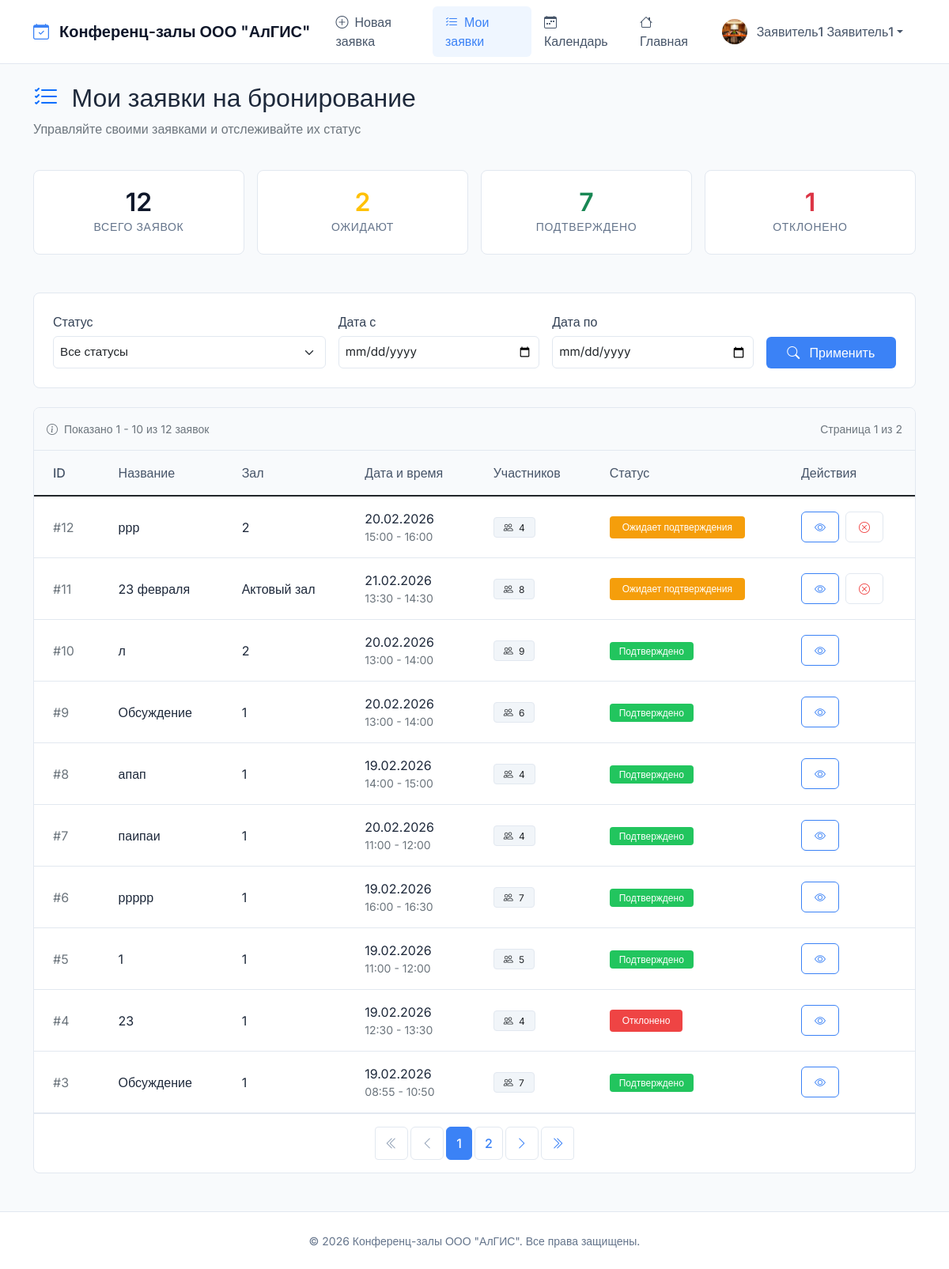
Page /my-bookings/ (signed in) on the earlier database version.
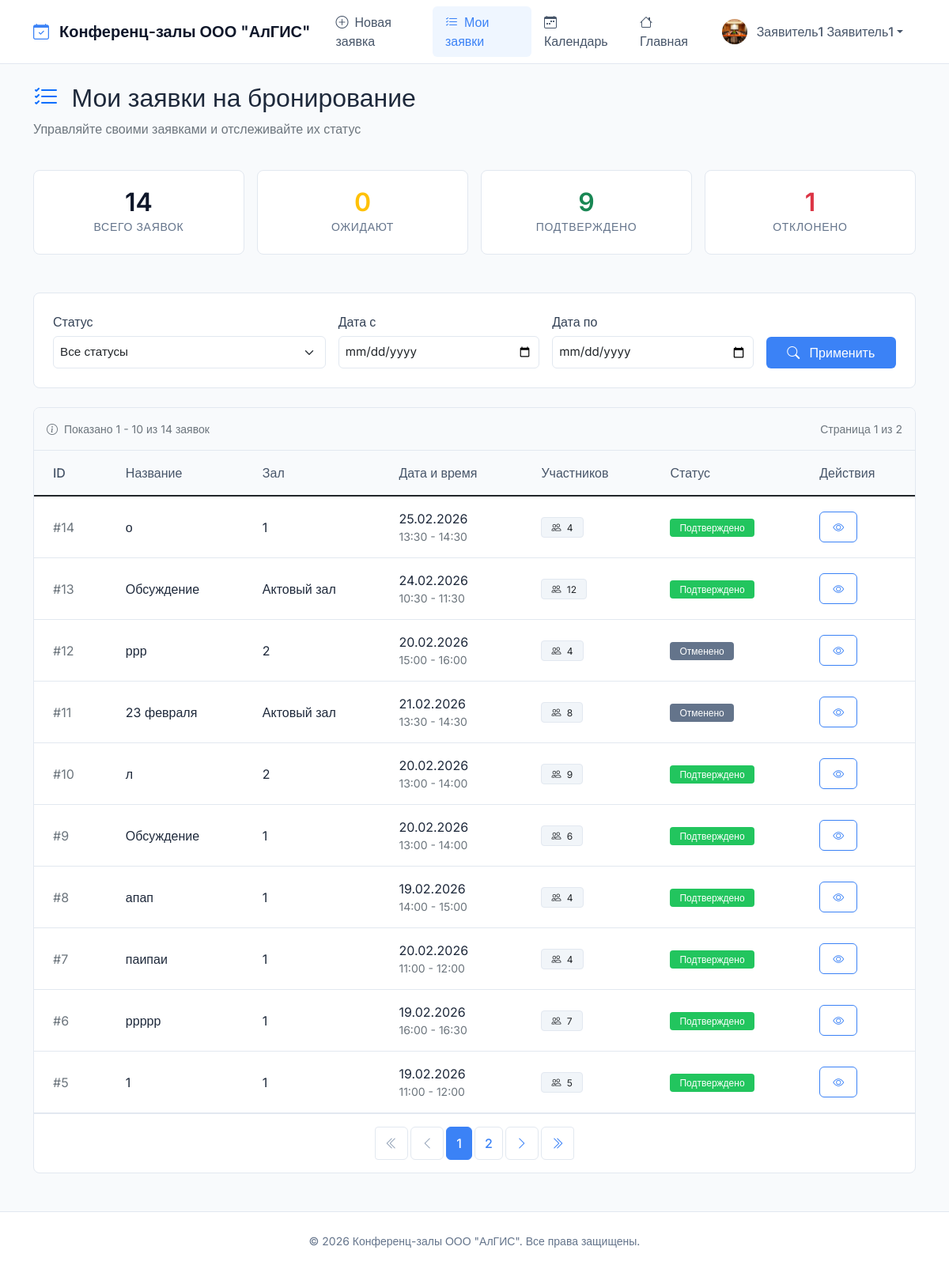
Same page on the later database version.
### bookings/models.py (models this page shows, shortened)
class Booking(models.Model):
    STATUS_CHOICES = (
        ('pending', 'Ожидает подтверждения'),
        ('approved', 'Подтверждено'),
        ('rejected', 'Отклонено'),
        ('cancelled', 'Отменено'),
    )
    room = models.ForeignKey(ConferenceRoom, on_delete=models.CASCADE, verbose_name="Зал", related_name='bookings')
    requester = models.ForeignKey(User, on_delete=models.CASCADE, related_name='bookings', verbose_name="Заявитель")
    title = models.CharField(max_length=200, verbose_name="Название мероприятия")
    description = models.TextField(verbose_name="Описание")
    start_time = models.DateTimeField(verbose_name="Начало")
    end_time = models.DateTimeField(verbose_name="Окончание")
    participants_count = models.PositiveIntegerField(verbose_name="Количество участников")
    status = models.CharField(max_length=20, choices=STATUS_CHOICES, default='pending', verbose_name="Статус")
    created_at = models.DateTimeField(auto_now_add=True, verbose_name="Создано")
    updated_at = models.DateTimeField(auto_now=True, verbose_name="Обновлено")
    moderated_by = models.ForeignKey(User, null=True, blank=True, on_delete=models.SET_NULL,
                                     related_name='moderated_bookings', verbose_name="Модератор")
    moderation_comment = models.TextField(blank=True, verbose_name="Комментарий модератора")
    class Meta:
        verbose_name = "Бронирование"
        verbose_name_plural = "Бронирования"
        ordering = ['-start_time']
        indexes = [
            models.Index(fields=['start_time', 'end_time']),
            models.Index(fields=['status']),
            models.Index(fields=['room', 'status']),
        ]

class ConferenceRoom(models.Model):
    name = models.CharField(max_length=100, verbose_name="Название")
    capacity = models.PositiveIntegerField(verbose_name="Вместимость")
    location = models.CharField(max_length=200, verbose_name="Местоположение")
    description = models.TextField(blank=True, verbose_name="Описание")
    has_projector = models.BooleanField(default=False, verbose_name="Проектор")
    has_video_conference = models.BooleanField(default=False, verbose_name="Видеоконференция")
    has_whiteboard = models.BooleanField(default=False, verbose_name="Доска")
    is_active = models.BooleanField(default=True, verbose_name="Активен")
    image = models.ImageField(upload_to='rooms/', blank=True, null=True, verbose_name="Изображение")
    created_at = models.DateTimeField(auto_now_add=True, verbose_name="Дата создания")
    updated_at = models.DateTimeField(auto_now=True, verbose_name="Дата обновления")
    class Meta:
        verbose_name = "Конференц-зал"
        verbose_name_plural = "Конференц-залы"
        ordering = ['name']

### bookings/views.py (the view)
# urls.py: path('my-bookings/', views.my_bookings, name='my_bookings'),
@requester_required
def my_bookings(request):
    status_filter = request.GET.get('status', 'all')
    date_from = request.GET.get('date_from')
    date_to = request.GET.get('date_to')
    bookings_list = Booking.objects.filter(requester=request.user)
    if status_filter != 'all':
        bookings_list = bookings_list.filter(status=status_filter)
    if date_from:
        try:
            date_from_obj = datetime.strptime(date_from, '%Y-%m-%d').date()
            bookings_list = bookings_list.filter(start_time__date__gte=date_from_obj)
        except ValueError:
            pass
    if date_to:
        try:
            date_to_obj = datetime.strptime(date_to, '%Y-%m-%d').date()
            bookings_list = bookings_list.filter(end_time__date__lte=date_to_obj)
        except ValueError:
            pass
    bookings_list = bookings_list.order_by('-created_at')
    stats = {
        'total': bookings_list.count(),
        'pending': bookings_list.filter(status='pending').count(),
        'approved': bookings_list.filter(status='approved').count(),
        'rejected': bookings_list.filter(status='rejected').count(),
        'cancelled': bookings_list.filter(status='cancelled').count(),
    }
    page = request.GET.get('page', 1)
    paginator = Paginator(bookings_list, 10)
    try:
        bookings = paginator.page(page)
    except PageNotAnInteger:
        bookings = paginator.page(1)
    except EmptyPage:
        bookings = paginator.page(paginator.num_pages)
    return render(request, 'bookings/booking_list.html', {
        'bookings': bookings,  # Это теперь объект Page с пагинацией
        'stats': stats,
        'status_filter': status_filter,
        'now': timezone.now(),
    })

### bookings/models.py (called while the page is built)
    def get_full_name(self):
        if self.first_name and self.last_name:
            return f"{self.first_name} {self.last_name}"
        return self.username

### bookings/templates/bookings/booking_list.html (shortened to what the changed rows need)
{% extends 'bookings/base.html' %}
{% load static %}
{% block content %}
<div class="row mb-4">
    <div class="col-12">
        <h2 class="fw-semibold">
            <i class="bi bi-list-check text-primary me-2"></i>
            Мои заявки на бронирование
        </h2>
    </div>
</div>
<div class="row g-3 mb-5">
    <div class="col-md-3">
        <div class="stat-card">
            <div class="stat-value">{{ stats.total }}</div>
            <div class="stat-label">Всего заявок</div>
        </div>
    </div>
    <div class="col-md-3">
        <div class="stat-card">
            <div class="stat-value text-warning">{{ stats.pending }}</div>
            <div class="stat-label">Ожидают</div>
        </div>
    </div>
    <div class="col-md-3">
        <div class="stat-card">
            <div class="stat-value text-success">{{ stats.approved }}</div>
            <div class="stat-label">Подтверждено</div>
        </div>
    </div>
</div>
<div class="row">
    <div class="col-12">
        <div class="border rounded-3 bg-white overflow-hidden">
            {% if bookings %}
                <div class="d-flex justify-content-between align-items-center p-3 border-bottom bg-light">
                    <div class="small text-secondary">
                        <i class="bi bi-info-circle me-1"></i>
                        Показано {{ bookings.start_index }} - {{ bookings.end_index }} из {{ bookings.paginator.count }} заявок
                    </div>
                    <div class="small text-secondary">
                        Страница {{ bookings.number }} из {{ bookings.paginator.num_pages }}
                    </div>
                </div>
                <div class="table-responsive">
                    <table class="table table-hover align-middle mb-0">
                        <thead class="bg-light">
                            <tr>
                                <th class="px-4 py-3 fw-medium">ID</th>
                                <th class="px-4 py-3 fw-medium">Название</th>
                                <th class="px-4 py-3 fw-medium">Зал</th>
                                <th class="px-4 py-3 fw-medium">Дата и время</th>
                                <th class="px-4 py-3 fw-medium">Участников</th>
                                <th class="px-4 py-3 fw-medium">Статус</th>
                                <th class="px-4 py-3 fw-medium">Действия</th>
                            </tr>
                        </thead>
                        <tbody>
                            {% for booking in bookings %}
                                <tr>
                                    <td class="px-4 py-3 text-secondary">#{{ booking.id }}</td>
                                    <td class="px-4 py-3 fw-medium">{{ booking.title|truncatechars:30 }}</td>
                                    <td class="px-4 py-3">{{ booking.room.name }}</td>
                                    <td class="px-4 py-3">
                                        <div>{{ booking.start_time|date:"d.m.Y" }}</div>
                                        <div class="small text-secondary">
                                            {{ booking.start_time|date:"H:i" }} - {{ booking.end_time|date:"H:i" }}
                                        </div>
                                    </td>
                                    <td class="px-4 py-3">
                                        <span class="badge bg-light text-dark">
                                            <i class="bi bi-people me-1"></i>
                                            {{ booking.participants_count }}
                                        </span>
                                    </td>
                                    <td class="px-4 py-3">
                                        <span class="badge
                                            {% if booking.status == 'approved' %}bg-success
                                            {% elif booking.status == 'pending' %}bg-warning
                                            {% elif booking.status == 'rejected' %}bg-danger
                                            {% else %}bg-secondary{% endif %}">
                                            {{ booking.get_status_display }}
                                        </span>
                                    </td>
                                    <td class="px-4 py-3">
                                        <div class="d-flex gap-2">
                                            <a href="{% url 'bookings:booking_detail' booking.id %}"
                                               class="btn btn-sm btn-outline-primary"
                                               title="Просмотр">
                                                <i class="bi bi-eye"></i>
                                            </a>
                                            {% if booking.status == 'pending' %}
                                                <a href="{% url 'bookings:cancel_booking' booking.id %}"
                                                   class="btn btn-sm btn-outline-danger"
                                                   title="Отменить"
                                                   onclick="return confirm('Вы уверены, что хотите отменить эту заявку?')">
                                                    <i class="bi bi-x-circle"></i>
                                                </a>
                                            {% endif %}
                                        </div>
                                    </td>
                                </tr>
                            {% endfor %}
                        </tbody>
                    </table>
                </div>
                {% if bookings.paginator.num_pages > 1 %}
                    <div class="p-3 border-top">
                        <nav aria-label="Page navigation">
                            <ul class="pagination justify-content-center mb-0">
                                {% if bookings.has_previous %}
                                    <li class="page-item">
                                        <a class="page-link" href="?page=1
                                            {% if status_filter != 'all' %}&status={{ status_filter }}{% endif %}
                                            {% if request.GET.date_from %}&date_from={{ request.GET.date_from }}{% endif %}
                                            {% if request.GET.date_to %}&date_to={{ request.GET.date_to }}{% endif %}"
                                           aria-label="First">
                                            <i class="bi bi-chevron-double-left"></i>
                                        </a>
                                    </li>
                                    <li class="page-item">
                                        <a class="page-link" href="?page={{ bookings.previous_page_number }}
                                            {% if status_filter != 'all' %}&status={{ status_filter }}{% endif %}
                                            {% if request.GET.date_from %}&date_from={{ request.GET.date_from }}{% endif %}
                                            {% if request.GET.date_to %}&date_to={{ request.GET.date_to }}{% endif %}"
                                           aria-label="Previous">
                                            <i class="bi bi-chevron-left"></i>
                                        </a>
                                    </li>
                                {% else %}
                                    <li class="page-item disabled">
                                        <span class="page-link"><i class="bi bi-chevron-double-left"></i></span>
                                    </li>
                                    <li class="page-item disabled">
                                        <span class="page-link"><i class="bi bi-chevron-left"></i></span>
                                    </li>
                                {% endif %}
                                {% for i in bookings.paginator.page_range %}
                                    {% if bookings.number == i %}
                                        <li class="page-item active"><span class="page-link">{{ i }}</span></li>
                                    {% elif i > bookings.number|add:'-3' and i < bookings.number|add:'3' %}
                                        <li class="page-item">
                                            <a class="page-link" href="?page={{ i }}
                                                {% if request.GET.date_to %}&date_to={{ request.GET.date_to }}{% endif %}">
                                                {{ i }}
                                            </a>
                                        </li>
                                    {% endif %}
                                {% endfor %}
                                {% if bookings.has_next %}
                                    <li class="page-item">
                                        <a class="page-link" href="?page={{ bookings.next_page_number }}
                                            {% if request.GET.date_to %}&date_to={{ request.GET.date_to }}{% endif %}"
                                           aria-label="Next">
                                            <i class="bi bi-chevron-right"></i>
                                        </a>
                                    </li>
                                    <li class="page-item">
                                        <a class="page-link" href="?page={{ bookings.paginator.num_pages }}
                                            {% if request.GET.date_to %}&date_to={{ request.GET.date_to }}{% endif %}"
                                           aria-label="Last">
                                            <i class="bi bi-chevron-double-right"></i>
                                        </a>
                                    </li>
                                {% endif %}
                            </ul>
                        </nav>
                    </div>
                {% endif %}
            {% endif %}
        </div>
    </div>
</div>
{% endblock %}

Differences in the rows shown:
no longer on this page (row unchanged): Booking: id "4", title "23", room.name "1", start_time "19.02.2026", start_time "12:30", end_time "13:30", participants_count "4", status "Отклонено"
no longer on this page (row unchanged): Booking: id "3", title "Обсуждение", room.name "1", start_time "19.02.2026", start_time "08:55", end_time "10:50", participants_count "7", status "Подтверждено"
added Booking: id "14", title "о", room.name "1", start_time "25.02.2026", start_time "13:30", end_time "14:30", participants_count "4", status "Подтверждено"
added Booking: id "13", title "Обсуждение", room.name "Актовый зал", start_time "24.02.2026", start_time "10:30", end_time "11:30", participants_count "12", status "Подтверждено"
changed Booking "ррр": status "Ожидает подтверждения" → "Отменено"
changed Booking "23 февраля": status "Ожидает подтверждения" → "Отменено"
Other differences:
{{ stats.total }}: "12" → "14"
{{ stats.pending }}: "2" → "0"
{{ stats.approved }}: "7" → "9"
{{ bookings.paginator.count }}: "12" → "14"
